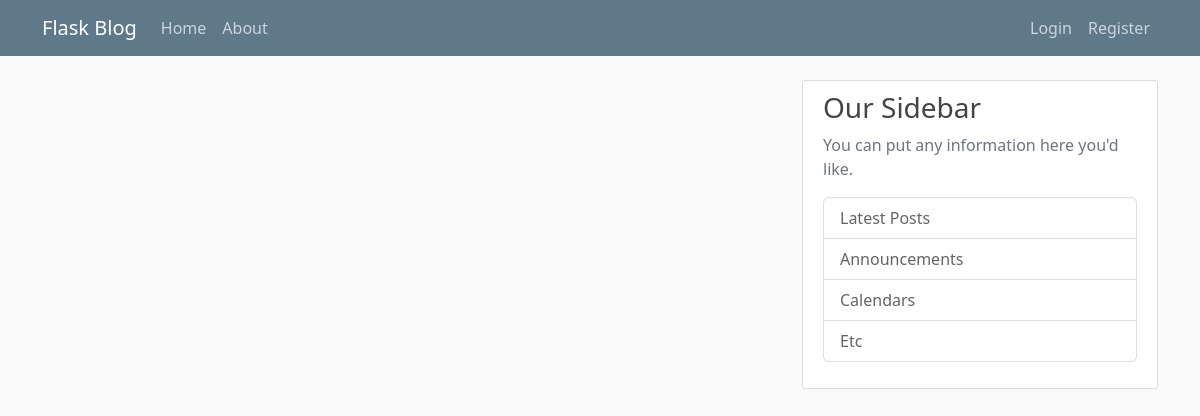
The app's page /home, older data.
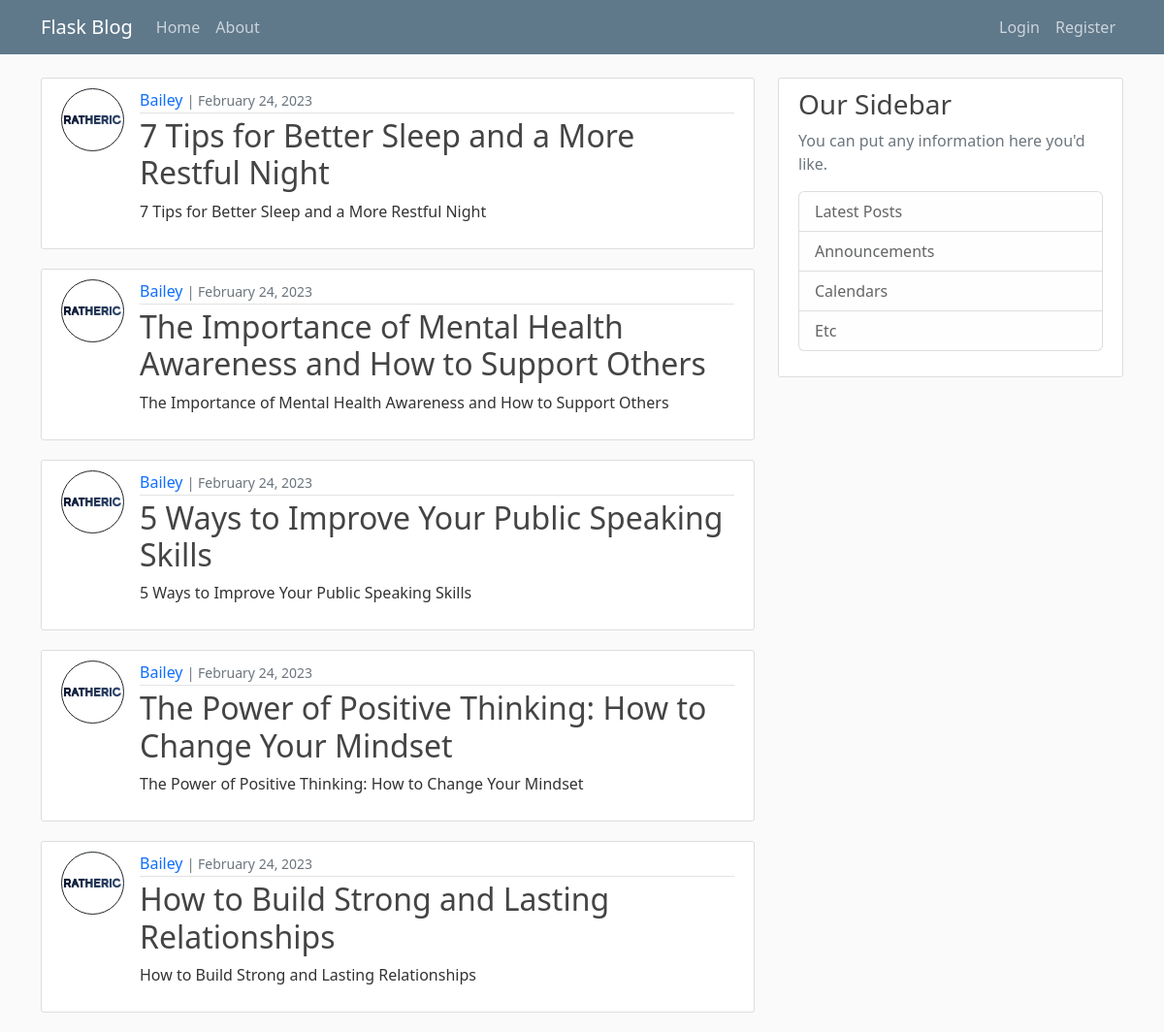
The same page, newer data.
### flaskblog/models.py (models this page shows, shortened)
class Post(db.Model):
    id = db.Column(db.Integer, primary_key=True)
    title = db.Column(db.String(100), nullable=False)
    date_posted = db.Column(db.DateTime, nullable=False, default=datetime.utcnow)
    content = db.Column(db.Text, nullable=False)
    user_id = db.Column(db.Integer, db.ForeignKey('user.id'), nullable=False)

class User(db.Model, UserMixin):
    id = db.Column(db.Integer, primary_key=True)
    username = db.Column(db.String(20), unique=True, nullable=False)
    email = db.Column(db.String(120), unique=True, nullable=False)
    image_file = db.Column(db.String(20), nullable=False, default='default.png')
    password = db.Column(db.String(60), nullable=False)
    posts = db.relationship('Post', backref='author', lazy=True)

### flaskblog/routes.py (the view)
@app.route("/")
@app.route("/home")
def home():
    page = request.args.get('page', 1, type=int)
    posts = Post.query.order_by(Post.date_posted.desc()).paginate(page=page, per_page=5)
    return render_template('home.html', posts=posts)

### flaskblog/templates/home.html
{% extends "layout.html" %}
{% block content %}
    {% for post in posts %}
        <article class="d-flex media content-section">
            <img class="me-3 rounded-circle article-img border border-dark" src="{{ url_for('static', filename='profile_pics/' + post.author.image_file) }}">
            <div class="media-body">
                <div class="article-metadata">
                    <a class="author-link mr-2" href="#">{{ post.author.username }}</a>
                    <small class="text-muted">| {{ post.date_posted.strftime('%B %d, %Y') }}</small>
                </div>
                <h2><a class="article-title" href="{{ url_for('post', post_id=post.id) }}">{{ post.title }}</a></h2>
                <p class="article-content">{{ post.content }}</p>
            </div>
        </article>
    {% endfor %}
{% endblock content %}

### flaskblog/templates/layout.html (shortened to what this page needs)
<!DOCTYPE html>
<html lang="en">
    <head>
        <link rel="stylesheet" href="https://cdn.jsdelivr.net/npm/bootstrap@5.2.3/dist/css/bootstrap.min.css">
        <link rel="stylesheet" type="text/css" href="{{ url_for('static', filename='main.css') }}">
    </head>
    <body>
        <header class="site-header">
            <nav class="navbar navbar-expand-md navbar-dark bg-steel fixed-top">
                <div class="container">
                    <a class="navbar-brand mr-4" href="/">Flask Blog</a>
                    <div class="collapse navbar-collapse" id="navbarToggle">
                        <div class="navbar-nav mr-auto">
                            <a class="nav-item nav-link" href="{{ url_for('home') }}">Home</a>
                            <a class="nav-item nav-link" href="{{ url_for('about') }}">About</a>
                        </div>
                        {% if current_user.is_authenticated %}
                            <div class="navbar-nav ms-auto">
                                <a class="nav-item nav-link" href="{{ url_for('new_post') }}">New Post</a>
                                <a class="nav-item nav-link" href="{{ url_for('account') }}">{{ current_user.username }}</a>
                                <a class="nav-item nav-link" href="{{ url_for('logout') }}">Logout</a>
                            </div>
                        {% else %}
                            <div class="navbar-nav ms-auto">
                                <a class="nav-item nav-link" href="{{ url_for('login') }}">Login</a>
                                <a class="nav-item nav-link" href="{{ url_for('register') }}">Register</a>
                            </div>
                        {% endif %}
                    </div>
                </div>
            </nav>
        </header>
        <main role="main" class="container">
            <div class="row">
                <div class="col-md-8">
                    {% block content %}{% endblock %}
                </div>
                <div class="col-md-4">
                    <div class="content-section">
                        <h3>Our Sidebar</h3>
                        <p class="text-muted">You can put any information here you'd like.
                            <ul class="list-group">
                                <li class="list-group-item list-group-item-light">Latest Posts</li>
                                <li class="list-group-item list-group-item-light">Announcements</li>
                                <li class="list-group-item list-group-item-light">Calendars</li>
                                <li class="list-group-item list-group-item-light">Etc</li>
                            </ul>
                        </p>
                    </div>
                </div>
            </div>
        </main>
    </body>
</html>

### flaskblog/static/main.css (style rules this page uses)
body { background: #fafafa; color: #333333; margin-top: 5rem; }
a { text-decoration: none; }
h1, h2, h3, h4, h5, h6 { color: #444444; }
.bg-steel { background-color: #5f788a; }
.site-header .navbar-nav .nav-link { color: #cbd5db; }
.author-link { text-decoration: none; transition: 0.15s ease color; }
.content-section { background: #ffffff; padding: 10px 20px; border: 1px solid #dddddd; border-radius: 3px; margin-bottom: 20px; }
.article-title { color: #444444; text-decoration: none; transition: 0.15s ease color; }
.article-content { white-space: pre-line; }
.article-img { height: 65px; width: 65px; margin-right: 16px; }
.article-metadata { padding-bottom: 1px; margin-bottom: 4px; border-bottom: 1px solid #e3e3e3 }

Row changes from the older to the newer data that the page shows:
added Post: image_file (picture), author.username "Bailey", date_posted "February 24, 2023", title "7 Tips for Better Sleep and a More Restful Night", content "7 Tips for Better Sleep and a More Restful Night"
added Post: image_file (picture), author.username "Bailey", date_posted "February 24, 2023", title "The Importance of Mental Health Awareness and How to Support Others", content "The Importance of Mental Health Awareness and How to Support Others"
added Post: image_file (picture), author.username "Bailey", date_posted "February 24, 2023", title "5 Ways to Improve Your Public Speaking Skills", content "5 Ways to Improve Your Public Speaking Skills"
added Post: image_file (picture), author.username "Bailey", date_posted "February 24, 2023", title "The Power of Positive Thinking: How to Change Your Mindset", content "The Power of Positive Thinking: How to Change Your Mindset"
added Post: image_file (picture), author.username "Bailey", date_posted "February 24, 2023", title "How to Build Strong and Lasting Relationships", content "How to Build Strong and Lasting Relationships"
